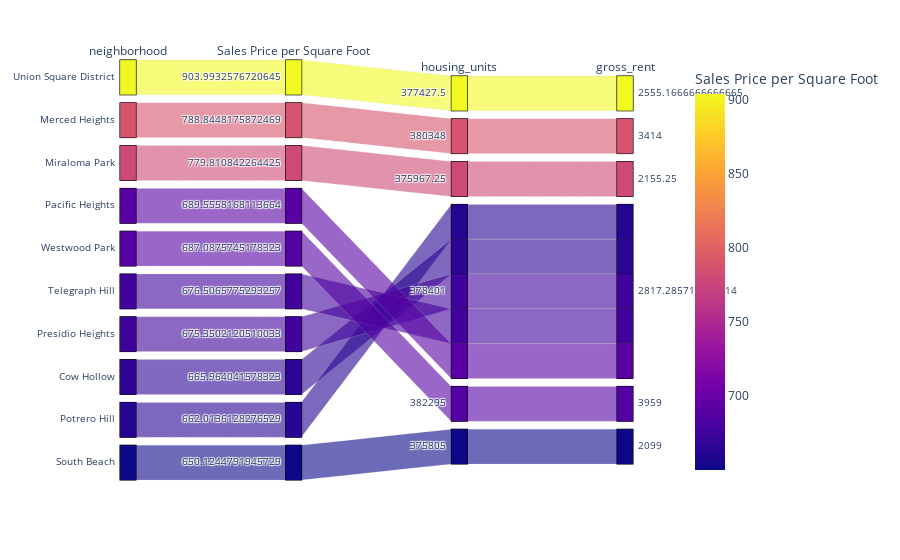

This figure's notebook cell:
### Code cell
# Parallel Categories Plot
px.parallel_categories(top_10, color="Sales Price per Square Foot")

### Figure 1 — Plotly figure (JSON) as saved in the notebook; plotly's stock layout.template omitted (floating-point values rounded to 4 significant figures)
{"data": [{"dimensions": [{"label": "neighborhood", "values": ["Union Square District", "Merced Heights", "Miraloma Park", "Pacific Heights", "Westwood Park", "Telegraph Hill", "Presidio Heights", "Cow Hollow", "Potrero Hill", "South Beach"]}, {"label": "Sales Price per Square Foot", "values": [904.0, 788.8, 779.8, 689.6, 687.1, 676.5, 675.4, 666.0, 662.0, 650.1]}, {"label": "housing_units", "values": [377400.0, 380348, 376000.0, 378401, 382295, 378401, 378401, 378401, 378401, 375805]}, {"label": "gross_rent", "values": [2555.0, 3414, 2155.0, 2817.0, 3959, 2817.0, 2817.0, 2817.0, 2817.0, 2099]}], "domain": {"x": [0, 1], "y": [0, 1]}, "line": {"color": [904.0, 788.8, 779.8, 689.6, 687.1, 676.5, 675.4, 666.0, 662.0, 650.1], "coloraxis": "coloraxis"}, "name": "", "type": "parcats"}], "layout": {"autosize": true, "coloraxis": {"colorbar": {"title": {"text": "Sales Price per Square Foot"}}, "colorscale": [[0, "#0d0887"], [0.1111, "#46039f"], [0.2222, "#7201a8"], [0.3333, "#9c179e"], [0.4444, "#bd3786"], [0.5556, "#d8576b"], [0.6667, "#ed7953"], [0.7778, "#fb9f3a"], [0.8889, "#fdca26"], [1, "#f0f921"]]}, "legend": {"tracegroupgap": 0}, "margin": {"t": 60}}}
